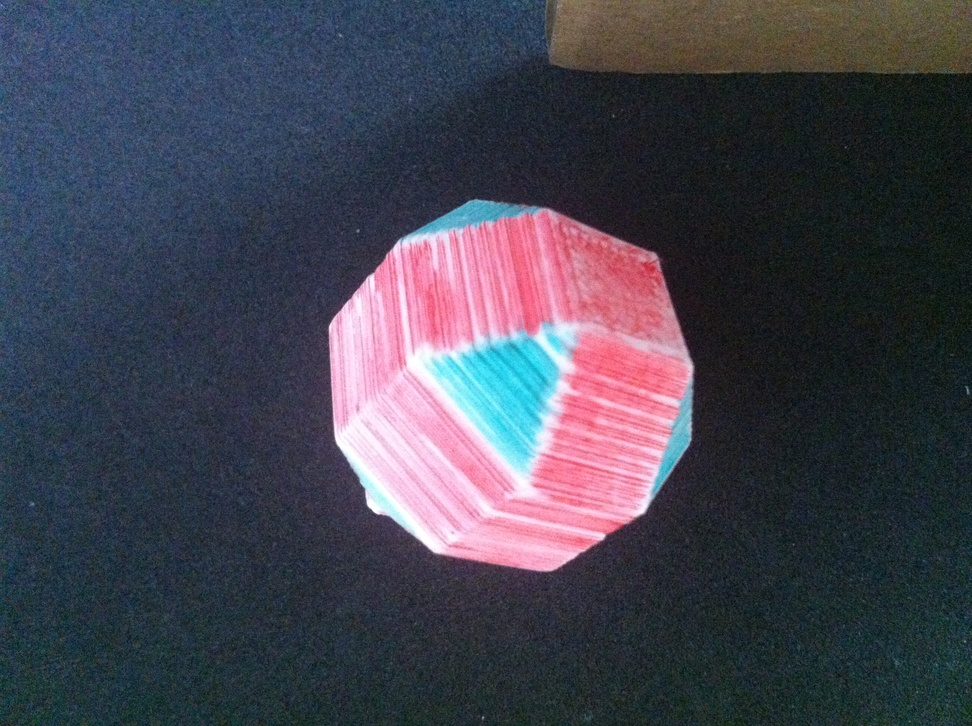
#> input picture pictures/4443/3/green-1.JPG, 972 x 726 px, shrunk from 2592 x 1936 before the run; its folder holds only this picture in this run
$ python classify.py
#> lines starting #> are read from the running program, lines starting #| are printed output that depends on the picture; after the words box and inside, x2 and y2 are one past the last pixel; in counts of white or black regions, pixels touching at a corner belong together
# Image manipulation & classification
import numpy as np
import imageio
from scipy import ndimage

# Filename manipulation
import json
from os.path import split, splitext
from glob import glob

DEBUG=False

# MAIN

# Run feature extraction on preclassified 4's & 3's,
# write to tagged.json
def main():
    training_data = train_die([4,4,4,3])
    print(training_data)
    return

# Finds all images for a die spec, extracts their features.
# e.g. train_die([4,4,4,3])
def train_die(die):
    print("Crunching training data for die " + str(die))
    distinct_sides = list(set(die))
    training_results = []
    for side in distinct_sides:
        paths = image_paths(die, side)
        for path in paths:
            result = extract_features_tagged(die,side)(path)
            json_path = splitext(path)[0] + ".json"
            log_to_json(json_path, result)
            training_results.append(result)
    return training_results

# Finds paths to all images for a specific side of a specific die
def image_paths(die, side):
    die_name = "".join(str(x) for x in die)
    side_name = str(side)
    all_images = glob("./pictures/" + die_name + "/" + side_name + "/*.JPG")
    return all_images

# Log the result of a function to a json file
def log_to_json(json_path, result):
    with open(json_path, "w") as h:
        json.dump(result, h)

# EXTRACTING THE FEATURES OF AN IMAGE AT A PATH
# Return a dictionary expressing the extracted values of the path & some
# debugging info
def extract_features(path):
#> called with path = './pictures/4443/3/green-1.JPG'
    print("Handling '" + path + "'...")
    original = imageio.imread(path);
#> original is the input picture: shape (726, 972, 3); mean R, G, B 67.3, 67.4, 79.9
    (x,y) = get_center(original)
    (r,g,b) = check_color(original, x, y)
    return {
        "r":r,
        "g":g,
        "b":b,
        "x":x,
        "y":y,
        "path":path
    }

# Curried function - allows us to apply tags to all features extracted w/ the
# resulting function
def extract_features_tagged(die, side):
    if (side not in die):
        raise Exception("Specified side '" + str(side) + "' is not in die " + str(die));
    def f(filename):
        result = extract_features(filename)
        result["die"] = die
        result["side"] = side
        return result
    return f

# FIND THE CENTER (THE POINT OF INTEREST) OF THE DIE
def get_center(image):
    maximized = max_channel(image)
    masked = filter_by_trough(maximized)
    (y,x) = ndimage.measurements.center_of_mass(masked)
    global DEBUG;
    if (DEBUG):
        print("X: " + str(int(x)))
        print("Y: " + str(int(y)))
    return (int(x),int(y))

# Obtaining individual RGB channels
def get_r(original):
    return np.dot(original, [1,0,0])
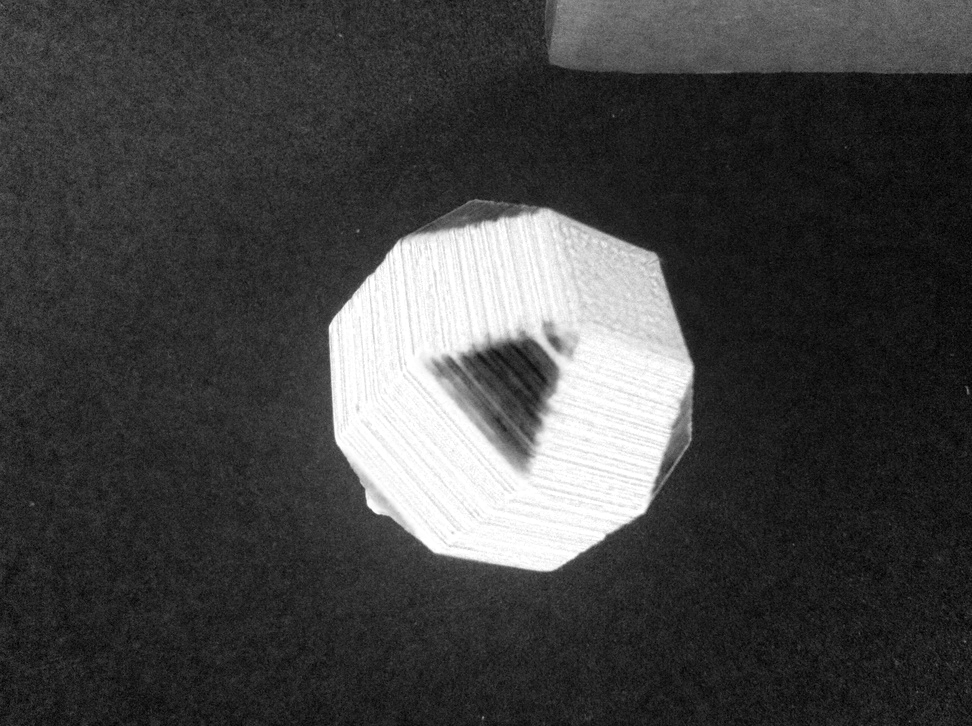
#> returned value: shape (726, 972) int64; min 0, max 255, mean 67.3
def get_g(original):
    return np.dot(original, [0,1,0])
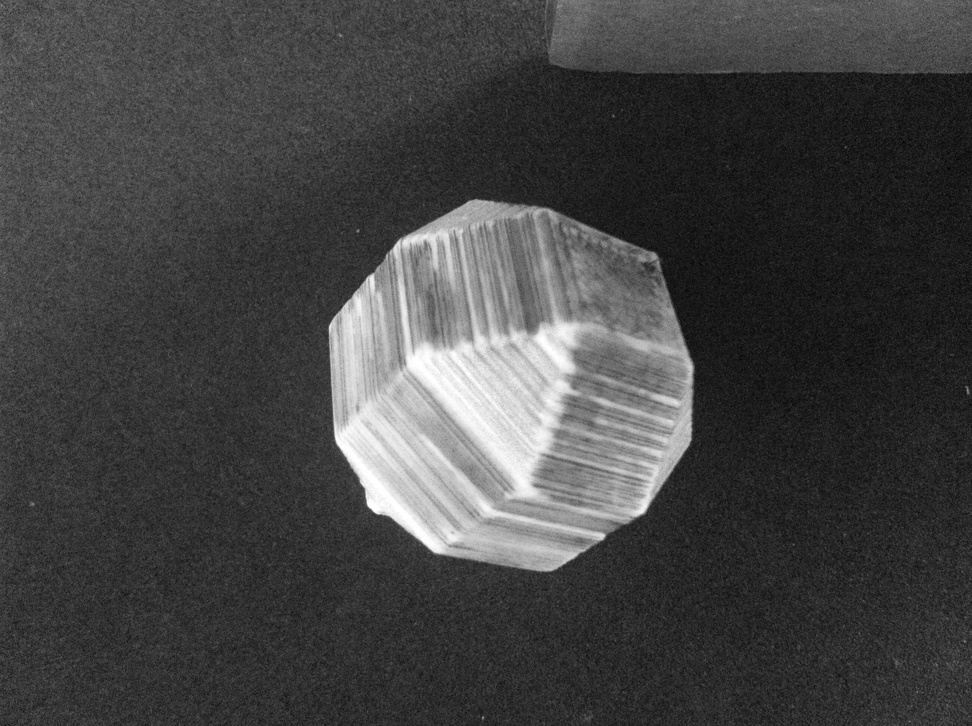
#> returned value: shape (726, 972) int64; min 4, max 255, mean 67.4
def get_b(original):
    return np.dot(original, [0,0,1])
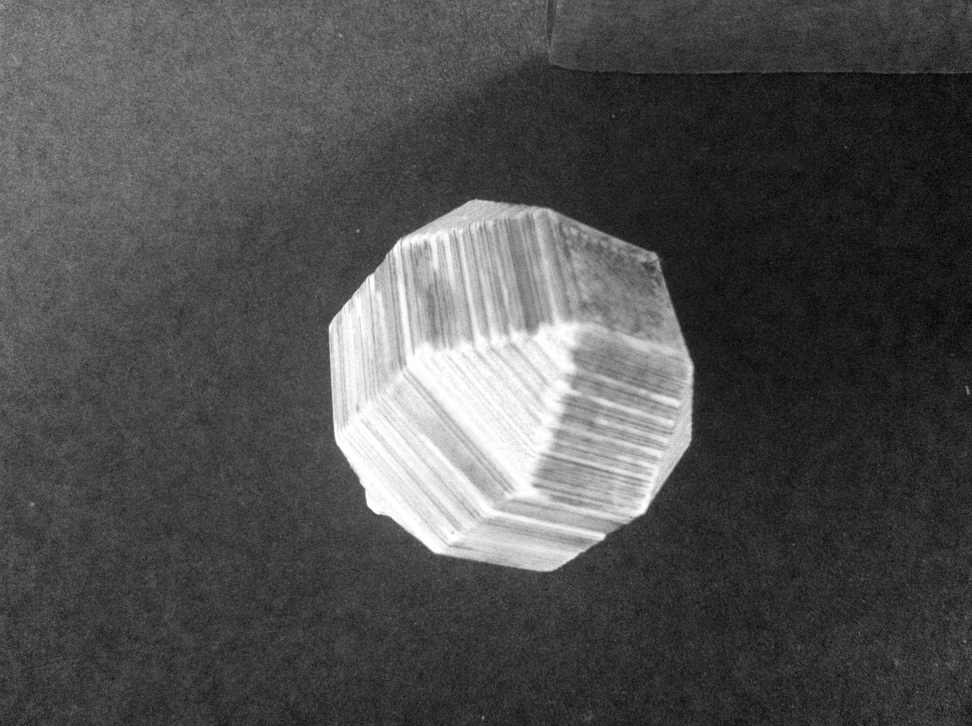
#> returned value: shape (726, 972) int64; min 0, max 255, mean 79.9

# Getting the minimum or maximum RGB for each pixel
def min_channel(original):
    r = get_r(original)
    g = get_g(original)
    b = get_b(original)
    min = np.minimum(np.minimum(r,g),b)

    return min

def max_channel(original):
    r = get_r(original)
    g = get_g(original)
    b = get_b(original)
    max = np.maximum(np.maximum(r,g),b)
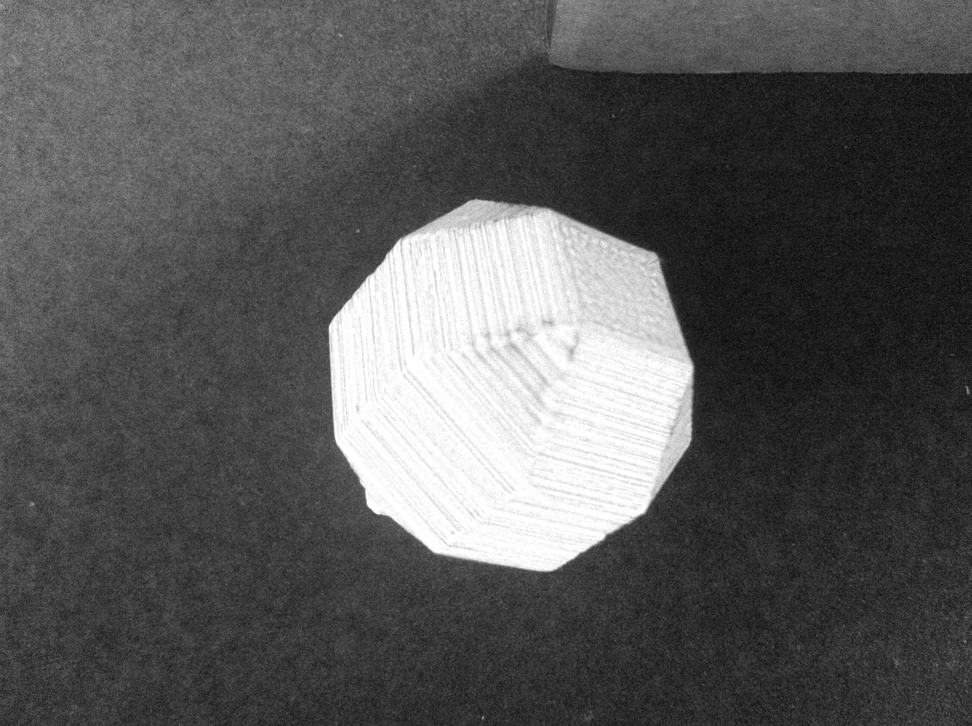
#> max: shape (726, 972) int64; min 5, max 255, mean 88

    return max

# Filter all pixels not meeting the threshold to black, otherwise white
def filter_by_trough(image):
    mean = histogram_trough(image)
#> in histogram_trough, `best_mean_ii = np.argmin(histogram[0])`: best_mean_ii = 12
#> in histogram_trough, `best_mean = histogram[1][best_mean_ii]`: best_mean = 155
#| Best mean found: 155.0
#> mean = 155
    return np.where(image > mean, True, False)
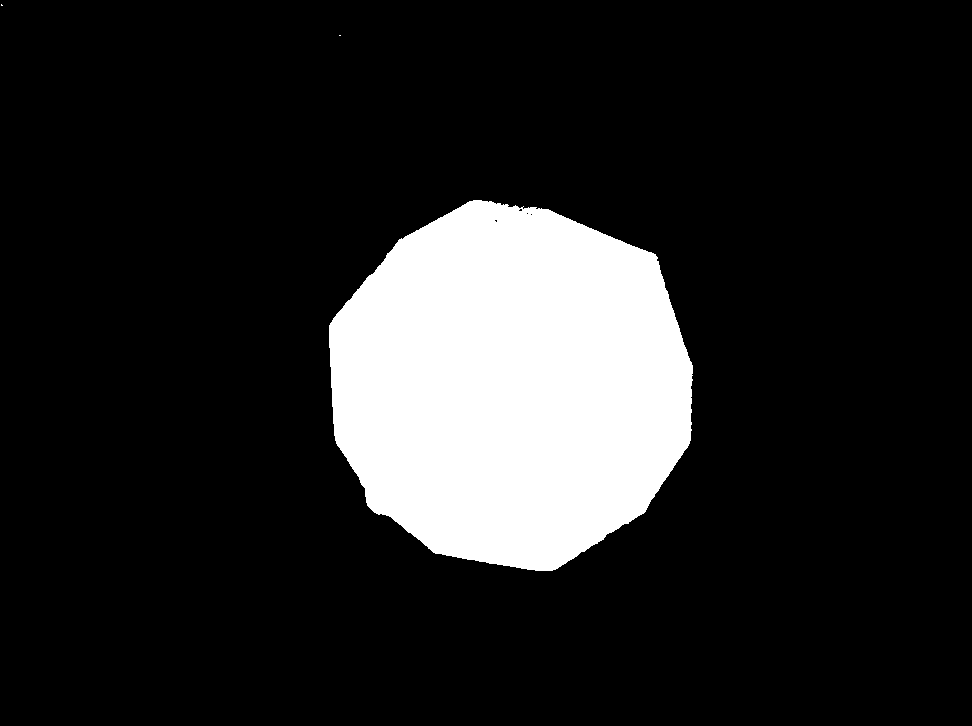
#> returned value: shape (726, 972) bool; 14.8% white; 3 white regions (2 under 20 px), largest, box (x1, y1, x2, y2) and area: (329, 200, 693, 571) 104125
#> in get_center, `(y,x) = ndimage.measurements.center_of_mass(masked)`: y = 384.9; x = 510.6
#> in extract_features, `(x,y) = get_center(original)`: x = 510; y = 384

# Get the threshold between black and brightly colored pixels
def histogram_trough(image):
    histogram = np.histogram(image,20)
    best_mean_ii = np.argmin(histogram[0])
    best_mean = histogram[1][best_mean_ii]
    print("Best mean found: " + str(best_mean))

    return best_mean;

# CHECKING THE COLOR OF AN POINT OF INTEREST ON THE DIE
# Summing up all color values at a center to create a feature vector
def check_color(original, x, y):
#> called with x = 510, y = 384
    (height, width, _) = original.shape
#> height = 726; width = 972
    disc = to_pixel_triples(disc_mask(x,y,50,width,height))
    disc_nan = map_to_nan(disc)
    filtered = disc_nan * original
    r = get_r(filtered)
    g = get_g(filtered)
    b = get_b(filtered)
    ru = np.nanmean(r)
    gu = np.nanmean(g)
    bu = np.nanmean(b)
    global DEBUG;
    if (DEBUG):
        print("Red:   " + str(ru))
        print("Green: " + str(gu))
        print("Blue:  " + str(bu))
    return (ru,gu,bu)

# Producing a disc-shaped mask at coords (b,a) with radius r on image with
# dimensions w,h
# Lets us filter to only get results at point of interest
def disc_mask(b,a,r,w,h):
#> called with b = 510, a = 384, r = 50, w = 972, h = 726
    y,x = np.ogrid[-a:h-a, -b:w-b]
#> y = 726 values from -384 to 341
    mask = x*x + y*y <= r*r
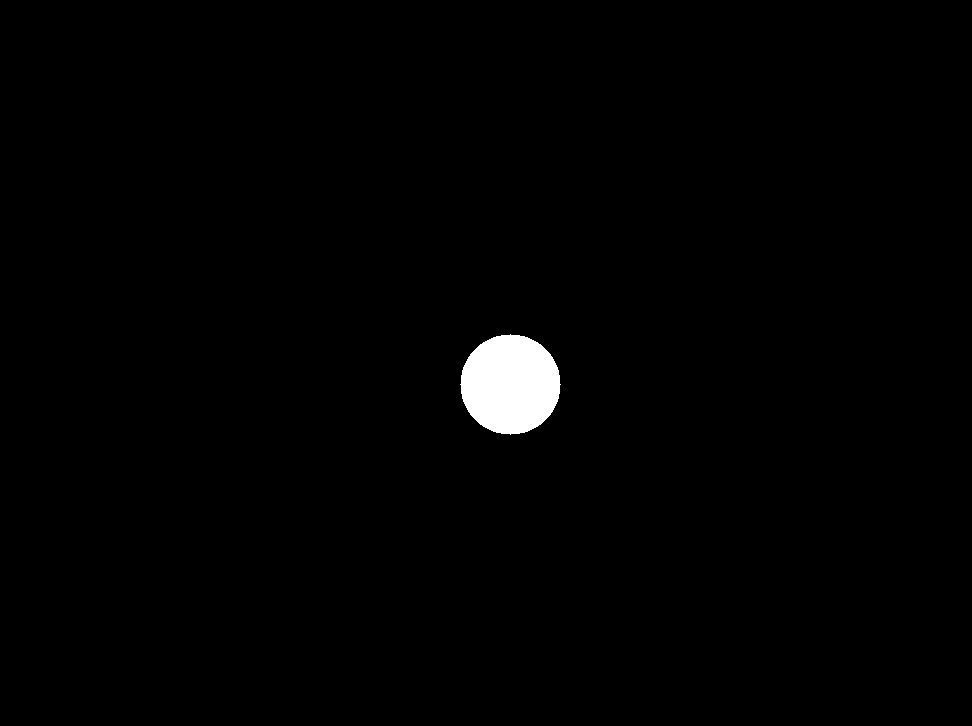
#> mask: shape (726, 972) bool; 1.1% white; 1 white region, box (x1, y1, x2, y2) and area: (460, 334, 561, 435) 7845

    return np.where(mask, 1, 0).astype(np.uint8)

# Turn zero-values to NaN so that they don't contribute to value averages
def map_to_nan(array):
    return np.where(array == 0, np.NaN, array)

# Turning a an n-dim array into an n-dim array of triples
# Turns bw masks into images w/ rgb values, so dot prod can be used
def to_pixel_triples(array):
    (a,b) = array.shape
#> a = 726; b = 972
    return np.transpose([array,array,array], (1,2,0))

# RUNNING MAIN
if (__name__ == "__main__"): main()
#> in map_to_nan, `return np.where(array == 0, np.NaN, array)`: returned value: shape (726, 972, 3) float64; 98.89% of the values are NaN or infinite; the others: min 1, max 1, mean 1
#> in check_color, `filtered = disc_nan * original`: filtered: shape (726, 972, 3) float64; 98.89% of the values are NaN or infinite; the others: min 8, max 255, mean 179.3
#> in check_color, `ru = np.nanmean(r)`: ru = 83.95
#> in check_color, `gu = np.nanmean(g)`: gu = 216.1
#> in check_color, `bu = np.nanmean(b)`: bu = 237.7
#> in extract_features, `(r,g,b) = check_color(original, x, y)`: r = 83.95; g = 216.1; b = 237.7
#> in f, `result = extract_features(filename)`: result = {'r': 83.95, 'g': 216.1, 'b': 237.7, 'x': 510, 'y': 384, 'path': './pictures/4443/3/green-1.JPG'}
#> in train_die, `result = extract_features_tagged(die,side)(path)`: result = {'r': 83.95, 'g': 216.1, 'b': 237.7, 'x': 510, 'y': 384, 'path': './pictures/4443/3/green-1.JPG', 'die': [4, 4, 4, 3], 'side': 3}
#> pass 2 of the loop in train_die, `for side in distinct_sides:`:
#> paths = ['./pictures/4443/4/red-1.JPG']
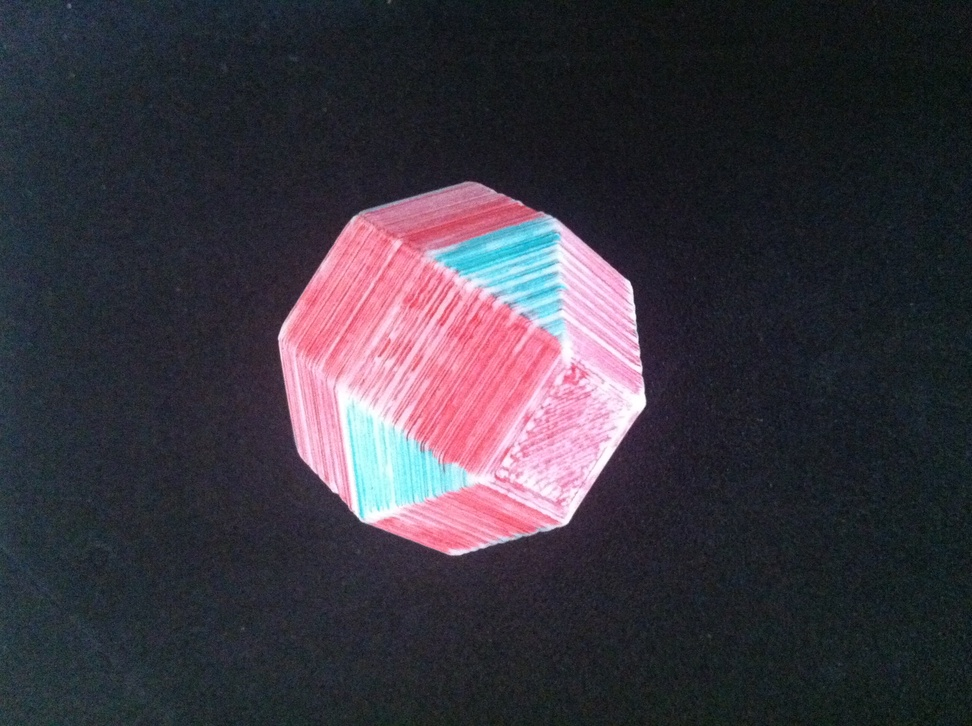
#> input picture pictures/4443/4/red-1.JPG, 972 x 726 px, shrunk from 2592 x 1936 before the run
#> in extract_features, original is the input picture: shape (726, 972, 3); mean R, G, B 59.6, 54.7, 64.4
#| Best mean found: 130.5
#> mean = 130.5
#> in filter_by_trough (call 2), `return np.where(image > mean, True, False)`:
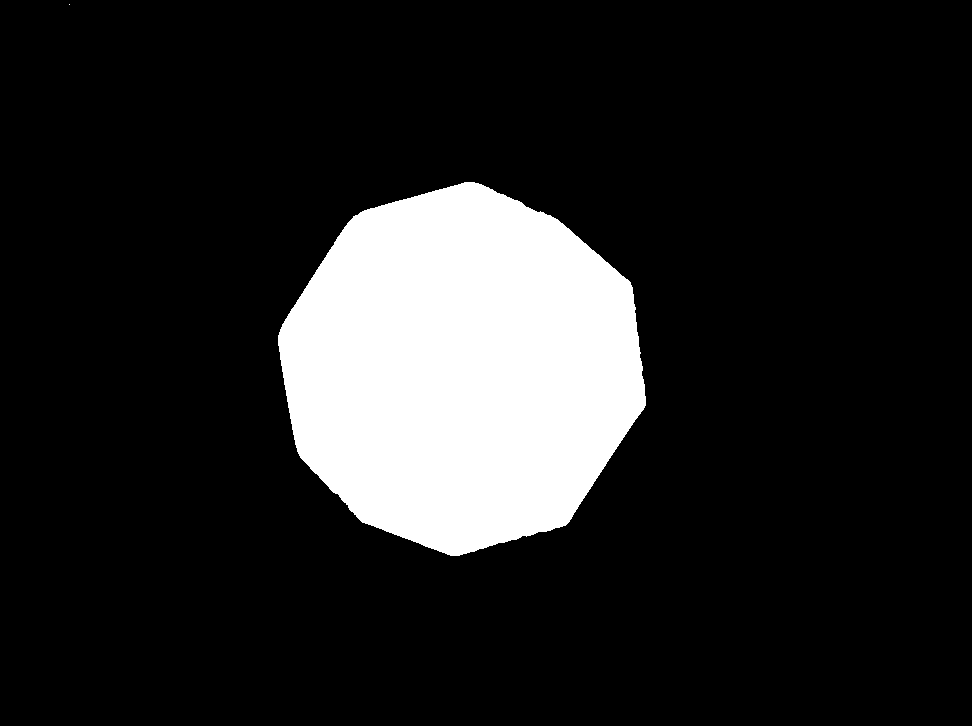
#> returned value: shape (726, 972) bool; 14.5% white; 2 white regions (1 under 20 px), largest, box (x1, y1, x2, y2) and area: (278, 182, 646, 556) 102289
#> in extract_features (call 2), `(x,y) = get_center(original)`: x = 461; y = 368
#> in disc_mask (call 2), `y,x = np.ogrid[-a:h-a, -b:w-b]`: y = 726 values from -368 to 357
#> in disc_mask (call 2), `mask = x*x + y*y <= r*r`:
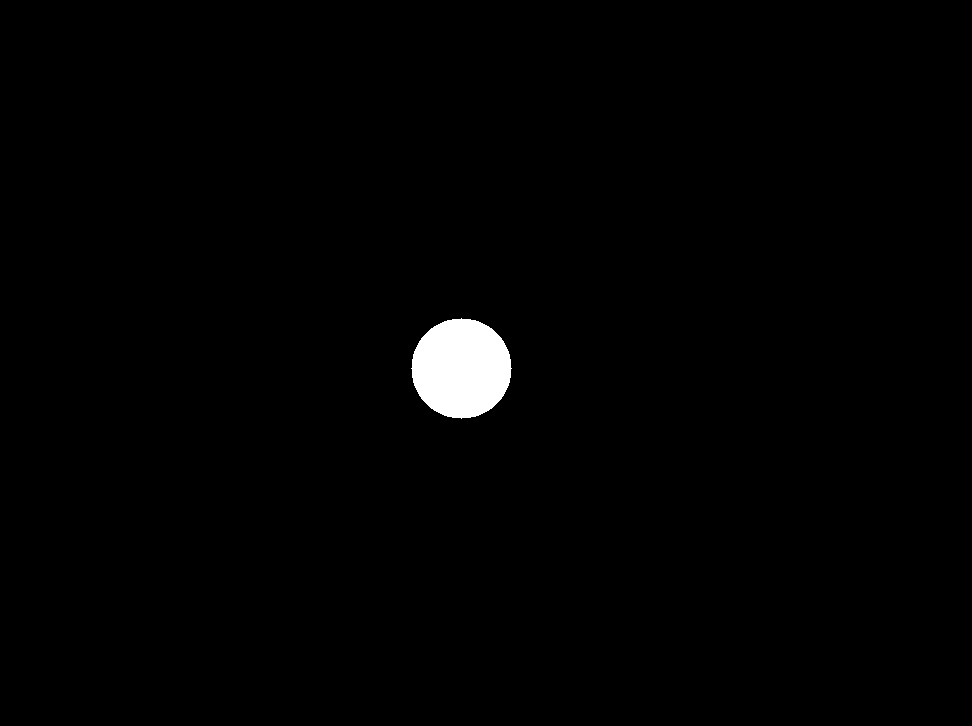
#> mask: shape (726, 972) bool; 1.1% white; 1 white region, box (x1, y1, x2, y2) and area: (411, 318, 512, 419) 7845
#> filtered: shape (726, 972, 3) float64; 98.89% of the values are NaN or infinite; the others: min 62, max 255, mean 178.3
#> in extract_features (call 2), `(r,g,b) = check_color(original, x, y)`: r = 245; g = 130.2; b = 159.7
#> in train_die, `result = extract_features_tagged(die,side)(path)`: result = {'r': 245, 'g': 130.2, 'b': 159.7, 'x': 461, 'y': 368, 'path': './pictures/4443/4/red-1.JPG', 'die': [4, 4, 4, 3], 'side': 4}
#> in main, `training_data = train_die([4,4,4,3])`: training_data = 2 items
#> (printed output is left out)
